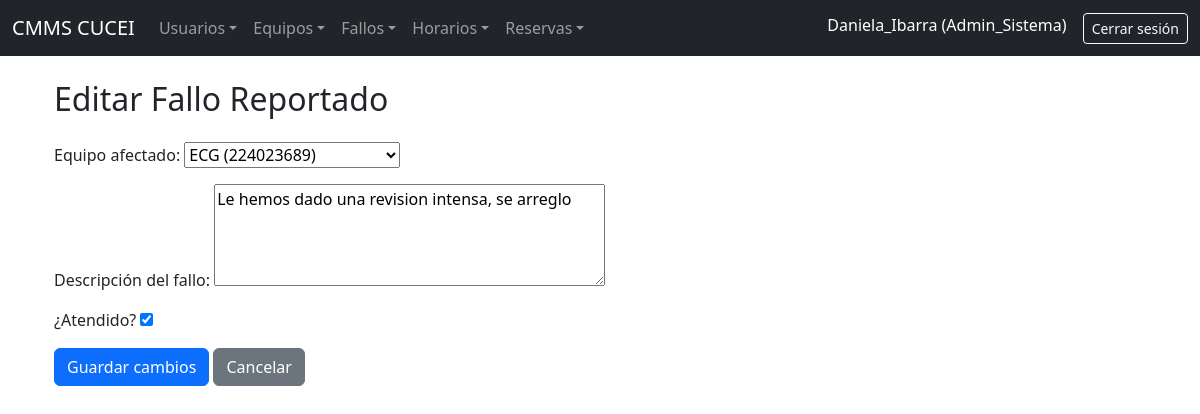
Screenshot of /fallos/editar/2/ (signed in) with the database file from the repository.
### CMMS_Lab/models.py (models this page shows, shortened)
class PerfilUsuario(models.Model):
    user = models.OneToOneField(User, on_delete=models.CASCADE)
    rol = models.CharField(max_length=20, choices=[
        ('estudiante', 'Estudiante'),
        ('biomedico', 'Biomedico'),
        ('admin_sistema', 'Administrador del sistema'),
    ])
    matricula = models.CharField(max_length=20, blank=True, null=True)
    telefono = models.CharField(max_length=15, blank=True, null=True)
    especialidad = models.CharField(max_length=100, blank=True, null=True)

class FalloReportado(models.Model):
    equipo = models.ForeignKey(EquipoMedico, on_delete=models.CASCADE)
    reportado_por = models.ForeignKey(User, on_delete=models.SET_NULL, null=True)
    fecha_reporte = models.DateTimeField(auto_now_add=True)
    descripcion = models.TextField()
    atendido = models.BooleanField(default=False)
    fecha_solucion = models.DateTimeField(null=True, blank=True)
    solucionado_por = models.ForeignKey(User, on_delete=models.SET_NULL, null=True, blank=True, related_name='fallos_solucionados')

### CMMS_Lab/views.py (the view)
# urls.py: path('fallos/editar/<int:fallo_id>/', views.editar_fallo, name='editar_fallo'),
@login_required
def editar_fallo(request, fallo_id):
    fallo = get_object_or_404(FalloReportado, id=fallo_id)
    if request.user.perfilusuario.rol != 'admin_sistema':
        return redirect('lista_fallos')  # o mostrar error
    if request.method == 'POST':
        form = FalloReportadoForm(request.POST, instance=fallo)
        if form.is_valid():
            form.save()
            return redirect('lista_fallos')
    else:
        form = FalloReportadoForm(instance=fallo)
    return render(request, 'fallos/editar.html', {'form': form, 'fallo': fallo})

### CMMS_Lab/forms.py
class FalloReportadoForm(forms.ModelForm):
    class Meta:
        model = FalloReportado
        fields = ['equipo', 'descripcion', 'atendido']
        labels = {
            'equipo': 'Equipo afectado',
            'descripcion': 'Descripción del fallo',
            'atendido': '¿Atendido?',
        }
        widgets = {
            'descripcion': forms.Textarea(attrs={'rows': 4}),
        }

### CMMS_Lab/models.py (called while the page is built)
    def __str__(self):
        return f"{self.nombre} ({self.numero_serie})"

### CMMS_Lab/templates/fallos/editar.html (shortened to what this page needs)
{% extends 'base.html' %}
{% block content %}
<div class="container">
    <h2 class="mb-4">Editar Fallo Reportado</h2>
    <form method="post">
        {{ form.as_p }}
        <button type="submit" class="btn btn-primary">Guardar cambios</button>
        <a href="{% url 'lista_fallos' %}" class="btn btn-secondary">Cancelar</a>
    </form>
</div>
{% endblock %}

### CMMS_Lab/templates/base.html (shortened to what this page needs)
<!DOCTYPE html>
<html lang="es">
<head>
    <link href="https://cdn.jsdelivr.net/npm/bootstrap@5.3.0/dist/css/bootstrap.min.css" rel="stylesheet">
</head>
<body>
    <nav class="navbar navbar-expand-lg navbar-dark bg-dark">
        <div class="container-fluid">
            <a class="navbar-brand" href="{% url 'dashboard' %}">CMMS CUCEI</a>
            <div class="collapse navbar-collapse" id="navbarCMMS">
                {% if user.is_authenticated %}
                    {% with rol=user.perfilusuario.rol %}
                    <ul class="navbar-nav me-auto mb-2 mb-lg-0">
{% if rol != 'estudiante' %}
<li class="nav-item dropdown">
    <a class="nav-link dropdown-toggle" href="#" data-bs-toggle="dropdown">Usuarios</a>
</li>
{% endif %}
                        <li class="nav-item dropdown">
                            <a class="nav-link dropdown-toggle" href="#" data-bs-toggle="dropdown">Equipos</a>
                        </li>
                        <li class="nav-item dropdown">
                            <a class="nav-link dropdown-toggle" href="#" data-bs-toggle="dropdown">Fallos</a>
                        </li>
                        {% if rol != 'estudiante' %}
                        <li class="nav-item dropdown">
                            <a class="nav-link dropdown-toggle" href="#" data-bs-toggle="dropdown">Horarios</a>
                        </li>
                        {% endif %}
                        {% if rol in 'admin_sistema' or rol == 'biomedico' %}
                        <li class="nav-item dropdown">
                            <a class="nav-link dropdown-toggle" href="#" data-bs-toggle="dropdown">Reservas</a>
                        </li>
                        {% endif %}
                    </ul>
                    <ul class="navbar-nav ms-auto">
                        <li class="nav-item">
                            <span class="navbar-text text-white me-3">
                                {{ user.username }} ({{ rol|title }})
                            </span>
                        </li>
                        <li class="nav-item">
                            <a class="btn btn-outline-light btn-sm" href="{% url 'logout' %}">Cerrar sesión</a>
                        </li>
                    </ul>
                    {% endwith %}
                {% else %}
                    <ul class="navbar-nav ms-auto">
                        <li class="nav-item">
                            <a class="btn btn-outline-light" href="{% url 'login' %}">Iniciar sesión</a>
                        </li>
                    </ul>
                {% endif %}
            </div>
        </div>
    </nav>
    <div class="container mt-4">
        {% block content %}
        {% endblock %}
    </div>
</body>
</html>

### rows the page displays
PerfilUsuario: rol "Admin_Sistema"
FalloReportado: equipo "ECG (224023689)", descripcion "Le hemos dado una revision intensa, se arreglo", atendido "☑"

### other values shown
{{ user.username }} "Daniela_Ibarra"
